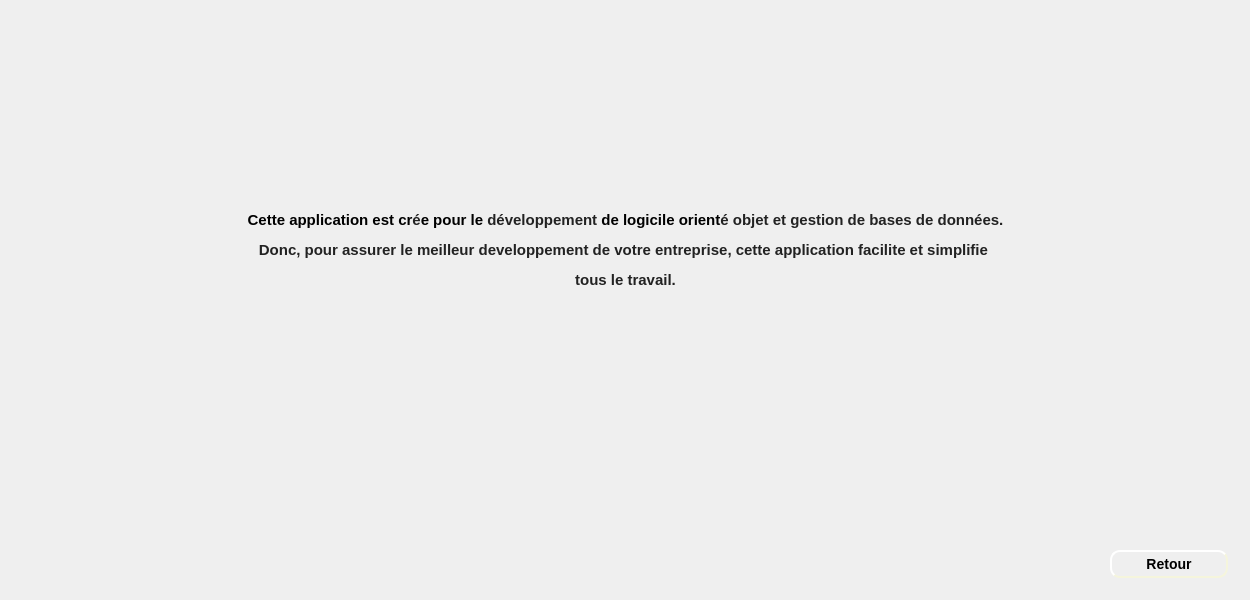
    <widget class="QWidget" name="page_15">
     <widget class="QLabel" name="label_125">
      <property name="geometry">
       <rect>
        <x>0</x>
        <y>0</y>
        <width>1241</width>
        <height>591</height>
       </rect>
      </property>
      <property name="text">
       <string/>
      </property>
      <property name="pixmap">
       <pixmap>../Bouttons/fontFinal.jpg</pixmap>
      </property>
     </widget>
     <widget class="QPushButton" name="pushButton_retour_12">
      <property name="geometry">
       <rect>
        <x>1110</x>
        <y>550</y>
        <width>118</width>
        <height>28</height>
       </rect>
      </property>
      <property name="styleSheet">
       <string notr="true">#pushButton_retour_12
{
	
	border-color: beige;
border-style: outset;
  border-width: 2px;
  border-radius: 10px;
  font: bold 14px;
  min-width: 6em;
  padding: 6px;

}
#pushButton_retour_12:hover
{
	border-color: blue;
}</string>
      </property>
      <property name="text">
       <string>Retour</string>
      </property>
     </widget>
     <widget class="QLabel" name="label_126">
      <property name="geometry">
       <rect>
        <x>1120</x>
        <y>560</y>
        <width>21</width>
        <height>16</height>
       </rect>
      </property>
      <property name="text">
       <string/>
      </property>
      <property name="pixmap">
       <pixmap>../Bouttons/retour-removebg-preview.png</pixmap>
      </property>
      <property name="scaledContents">
       <bool>true</bool>
      </property>
     </widget>
     <widget class="QLabel" name="label_127">
      <property name="geometry">
       <rect>
        <x>140</x>
        <y>100</y>
        <width>971</width>
        <height>301</height>
       </rect>
      </property>
      <property name="text">
       <string>&lt;html&gt;&lt;head/&gt;&lt;body&gt;&lt;p align=&quot;center&quot;&gt;&lt;span style=&quot; font-size:11pt; font-weight:600;&quot;&gt;Cette application est cr&lt;/span&gt;&lt;span style=&quot; font-family:'Arial','sans-serif'; font-size:11pt; font-weight:600; color:#222222;&quot;&gt;é&lt;/span&gt;&lt;span style=&quot; font-size:11pt; font-weight:600;&quot;&gt;e pour le &lt;/span&gt;&lt;span style=&quot; font-family:'Arial','sans-serif'; font-size:11pt; font-weight:600; color:#222222;&quot;&gt;développement&lt;/span&gt;&lt;span style=&quot; font-family:'Arial','sans-serif'; font-size:11pt; font-weight:600;&quot;&gt; de logicile orient&lt;/span&gt;&lt;span style=&quot; font-family:'Arial','sans-serif'; font-size:11pt; font-weight:600; color:#222222;&quot;&gt;é objet et gestion de bases de données.&lt;/span&gt;&lt;/p&gt;&lt;p align=&quot;center&quot;&gt;&lt;span style=&quot; font-family:'Arial','sans-serif'; font-size:11pt; font-weight:600; color:#222222;&quot;&gt;Donc, pour assurer le meilleur developpement de votre entreprise, cette application facilite et simplifie &lt;/span&gt;&lt;/p&gt;&lt;p align=&quot;center&quot;&gt;&lt;span style=&quot; font-family:'Arial','sans-serif'; font-size:11pt; font-weight:600; color:#222222;&quot;&gt;tous le travail.&lt;/span&gt;&lt;/p&gt;&lt;/body&gt;&lt;/html&gt;</string>
      </property>
     </widget>
    </widget>
